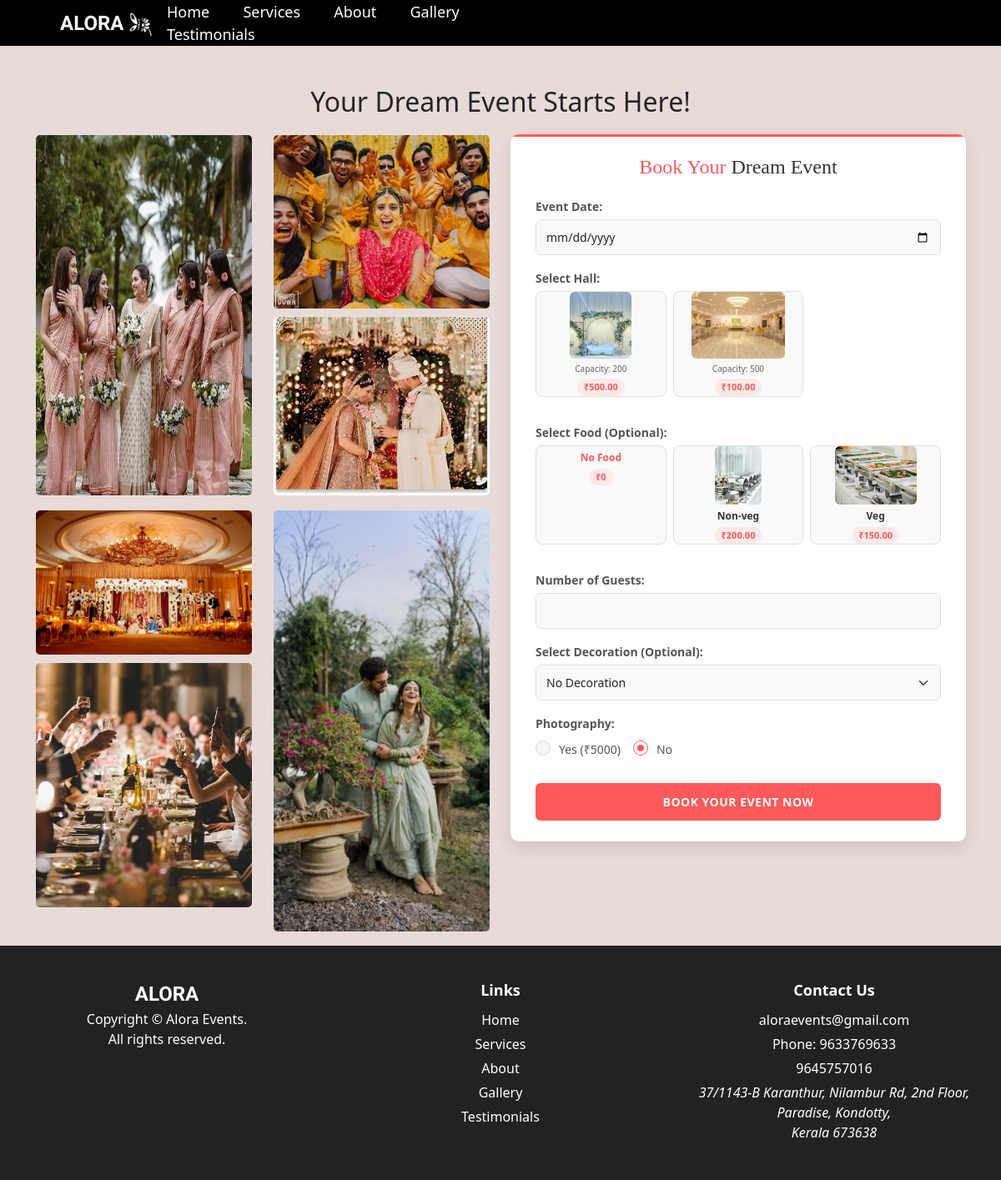
Screenshot of /booking_page (signed in) with the database file from the repository.
### aloraapp/models.py (models this page shows)
class Halls(models.Model):
    hall_name=models.CharField(max_length=100)
    location=models.CharField(max_length=200)
    capacity=models.IntegerField()
    price_per_day=models.DecimalField(max_digits=10,decimal_places=2)
    photo_url=models.FileField()
    hall_description=models.TextField(null=True,blank=True)

class Food(models.Model):
    food_name=models.CharField(max_length=100,null=True)
    food_image=models.FileField()
    food_price=models.DecimalField(max_digits=10,decimal_places=2)

### aloraapp/views.py (the view, shortened to what this page needs)
# urls.py: path('booking_page',views.booking_page,name='booking_page'),
@login_required(login_url='login')
def booking_page(request):
    halls=Halls.objects.all()
    foods=Food.objects.all()
    decorations=Decoration.objects.all()
    photography_price=5000
    context = {'halls':halls,'foods':foods,'decorations':decorations,'photography_price':photography_price}
    return render(request,'booking_page.html',context)

### template/booking_page.html (shortened to what this page needs)
<!DOCTYPE html>
<html lang="en">
<head>
    {% load static %}
    <link href="https://cdn.jsdelivr.net/npm/bootstrap@5.3.0/dist/css/bootstrap.min.css" rel="stylesheet">
    <link rel="stylesheet" href="https://cdnjs.cloudflare.com/ajax/libs/font-awesome/6.0.0-beta3/css/all.min.css">
</head>
<body>
  <div class="topnav">
      <div class="alora">
          <h3>ALORA</h3>
          <img src="{% static 'aloral.png' %}" class="logo">
      </div>
      <div class="topmenu">
          <a href="{% url 'home' %}">Home</a>
          <a href="{% url 'service' %}">Services</a>
          <a href="{% url 'about' %}">About</a>
          <a href="{% url 'gallery' %}">Gallery</a>
          <a href="{% url 'testimonials' %}">Testimonials</a>
      </div>
  </div>
    <div class="container mt-5">
        <h2 class="text-center">Your Dream Event Starts Here!</h2>
        <div class="row gallery-wrapper">
            <div class="col-lg-6">
                <div class="row">
                    <div class="col-md-6 mb-3">
                        <img src="{% static 'gallery2.jpg' %}" alt="1" class="img-fluid rounded border small-img" >
                    </div>
                    <div class="col-md-6 mb-3">
                        <img src="{% static 'haldi2.jpg' %}" alt="2" class="img-fluid rounded border">
                        <img src="{% static 'wedding.jpg' %}" alt="wed" class="img-fluid rounded border mt-2">
                    </div>
                </div>
                <div class="row">
                    <div class="col-md-6 mb-3">
                        <img src="{% static 'stage.jpg' %}" alt="stage" class="img-fluid rounded border">
                        <img src="{% static 'party1.jpg' %}" alt="haldi2" class="img-fluid rounded border mt-2" style="height: 295px; object-fit: cover; width: 400px;">
                    </div>
                    <div class="col-md-6 mb-3">
                        <img src="{% static 'weddingg.jpg' %}" alt="wed2" class="img-fluid rounded border small-img" style="height: 507px; object-fit: cover;">
                    </div>
                </div>
            </div>
            <div class="col-lg-6">
                <div class="book-form">
                    <h3 class="text-center mb-3" style="font-family: 'Georgia', serif;">
                        <span class="event-title-accent">Book Your</span> Dream Event
                    </h3>
                    <form method="post">
                        <div class="mb-2">
                            <label for="event_date" class="form-label">Event Date:</label>
                            <div class="input-wrapper">
                                <input type="date" id="event_date" name="event_date" class="form-control custom-input" required>
                            </div>
                        </div>
                        <div class="mb-2">
                            <label class="form-label">Select Hall:</label>
                            <div class="row g-2">
                                {% for hall in halls %}
                                <div class="col-md-4 mb-2">
                                    <div class="selection-card hall-card">
                                        <label class="d-block text-center hall-selection">
                                            <div class="selection-image-container">
                                                <img src="{{ hall.photo_url.url }}" alt="{{ hall.name }}" class="img-fluid rounded hall-option" style="cursor:pointer; height: 80px; object-fit: cover;">
                                            </div>
                                            <div class="selection-detail">Capacity: {{ hall.capacity }}</div>
                                            <div class="selection-price">₹{{ hall.price_per_day }}</div>
                                        </label>
                                    </div>
                                </div>
                                {% endfor %}
                            </div>
                        </div>
                        <div class="mb-2">
                            <label class="form-label">Select Food (Optional):</label>
                            <div class="row g-2">
                                <div class="col-md-4 mb-2">
                                    <div class="selection-card food-card">
                                        <label class="d-block text-center food-selection">
                                            <div class="selection-image-container">
                                                <div class="selection-overlay">
                                                    <span class="checkmark">✓</span>
                                                </div>
                                            </div>
                                            <div class="selection-label">No Food</div>
                                            <div class="selection-price">₹0</div>
                                        </label>
                                    </div>
                                </div>
                                {% for food in foods %}
                                <div class="col-md-4 mb-2">
                                    <div class="selection-card food-card">
                                        <label class="d-block text-center food-selection">
                                            <div class="selection-image-container">
                                                <img src="{{ food.food_image.url }}" alt="{{ food.food_name }}" class="img-fluid rounded food-option" style="cursor:pointer; height: 70px; object-fit: cover;">
                                            </div>
                                            <div class="selection-label">{{ food.food_name }}</div>
                                            <div class="selection-price">₹{{ food.food_price }}</div>
                                        </label>
                                    </div>
                                </div>
                                {% endfor %}
                            </div>
                        </div>
                        <div class="mb-2">
                            <label for="no_of_persons" class="form-label">Number of Guests:</label>
                            <div class="input-wrapper">
                                <input type="number" id="no_of_persons" name="no_of_persons" class="form-control custom-input" min="1" required>
                            </div>
                        </div>
                        <div class="mb-2">
                            <label for="decoration" class="form-label">Select Decoration (Optional):</label>
                            <div class="input-wrapper">
                                <select id="decoration" name="decoration" class="form-select custom-select">
                                    <option value="">No Decoration</option>
                                </select>
                            </div>
                        </div>
                        <div class="mb-3">
                            <label class="form-label">Photography:</label>
                            <div class="custom-radio-group">
                                <label class="custom-radio">
                                    <span class="radio-label">Yes (₹{{ photography_price }})</span>
                                    <span class="radio-checkmark"></span>
                                </label>
                                <label class="custom-radio">
                                    <span class="radio-label">No</span>
                                    <span class="radio-checkmark"></span>
                                </label>
                            </div>
                        </div>
                        <button type="submit" class="btn-book-now">Book Your Event Now</button>
                    </form>
                </div>
            </div>
        </div>
    </div>
    <footer class="footer">
        <div class="footer-container">
            <div class="footer-section">
                <div class="footer-alora">ALORA</div>
                <div class="copyright">
                    Copyright © Alora Events.<br>
                     All rights reserved.<br>
                </div>
            </div>
            <div class="footer-section">
                <div class="footer-title">Links</div>
                <ul class="footer-links">
                    <li><a href="{% url 'home' %}">Home</a></li>
                    <li><a href="{% url 'service' %}">Services</a></li>
                    <li><a href="{% url 'about' %}">About</a></li>
                    <li><a href="{% url 'gallery' %}">Gallery</a></li>
                    <li><a href="{% url 'testimonials' %}">Testimonials</a></li>
                </ul>
            </div>
            <div class="footer-section">
                <div class="footer-title">Contact Us</div>
                <div class="contact-info">
                    <div>aloraevents@gmail.com</div>
                    <div>Phone: 9633769633</div>
                    <div>9645757016</div>
                    <div class="address">
                        37/1143-B Karanthur,
                        Nilambur Rd, 2nd
                        Floor,
                        Paradise, Kondotty,<br>
                        Kerala 673638
                    </div>
                </div>
            </div>
        </div>
    </footer>
</body>
</html>

### rows the page displays
Halls: photo_url (picture), capacity "200", price_per_day "500.00"
Halls: photo_url (picture), capacity "500", price_per_day "100.00"
Food: food_image (picture), food_name "Non-veg", food_price "200.00"
Food: food_image (picture), food_name "Veg", food_price "150.00"

### other values shown
{{ photography_price }} "5000"
